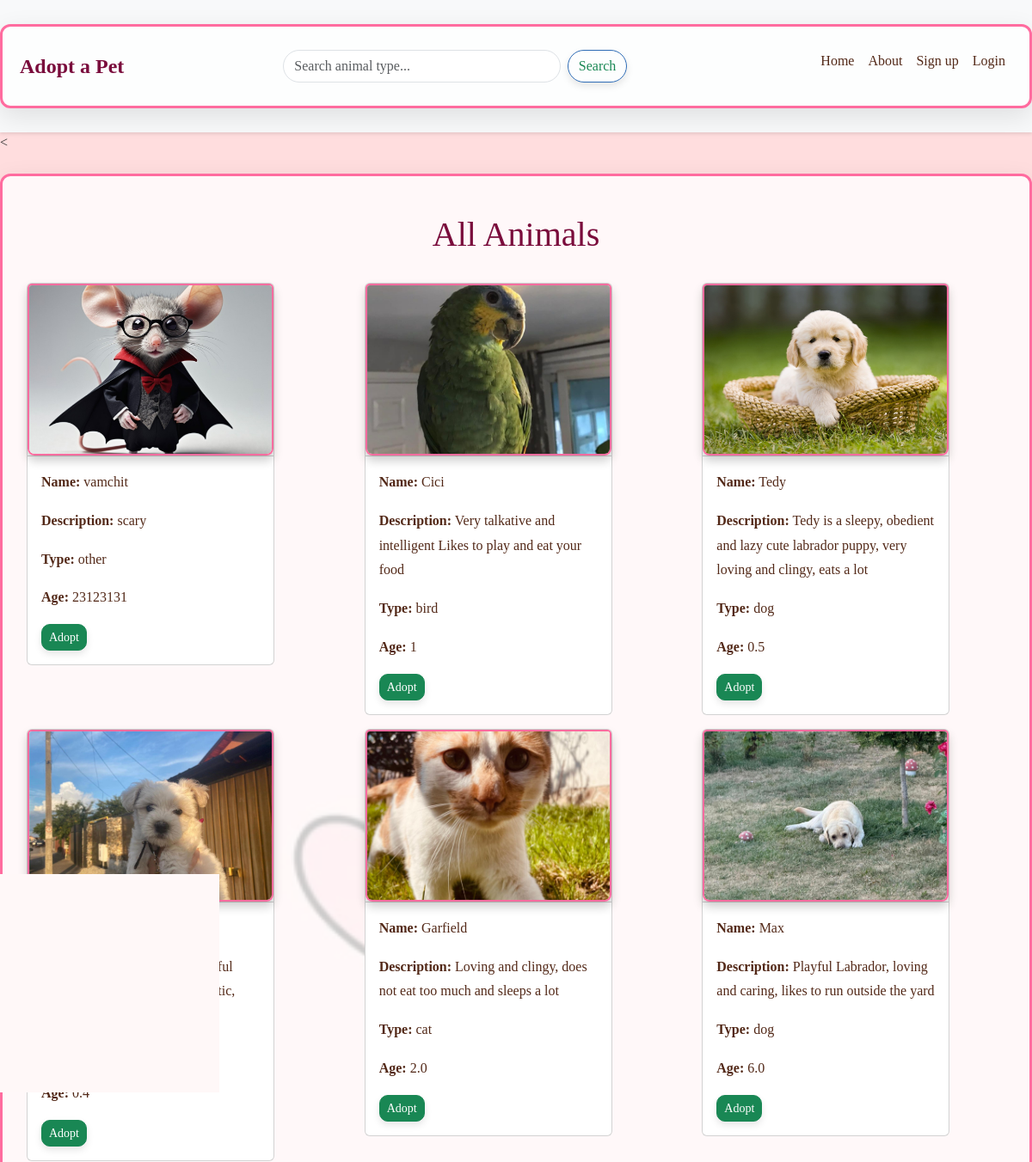
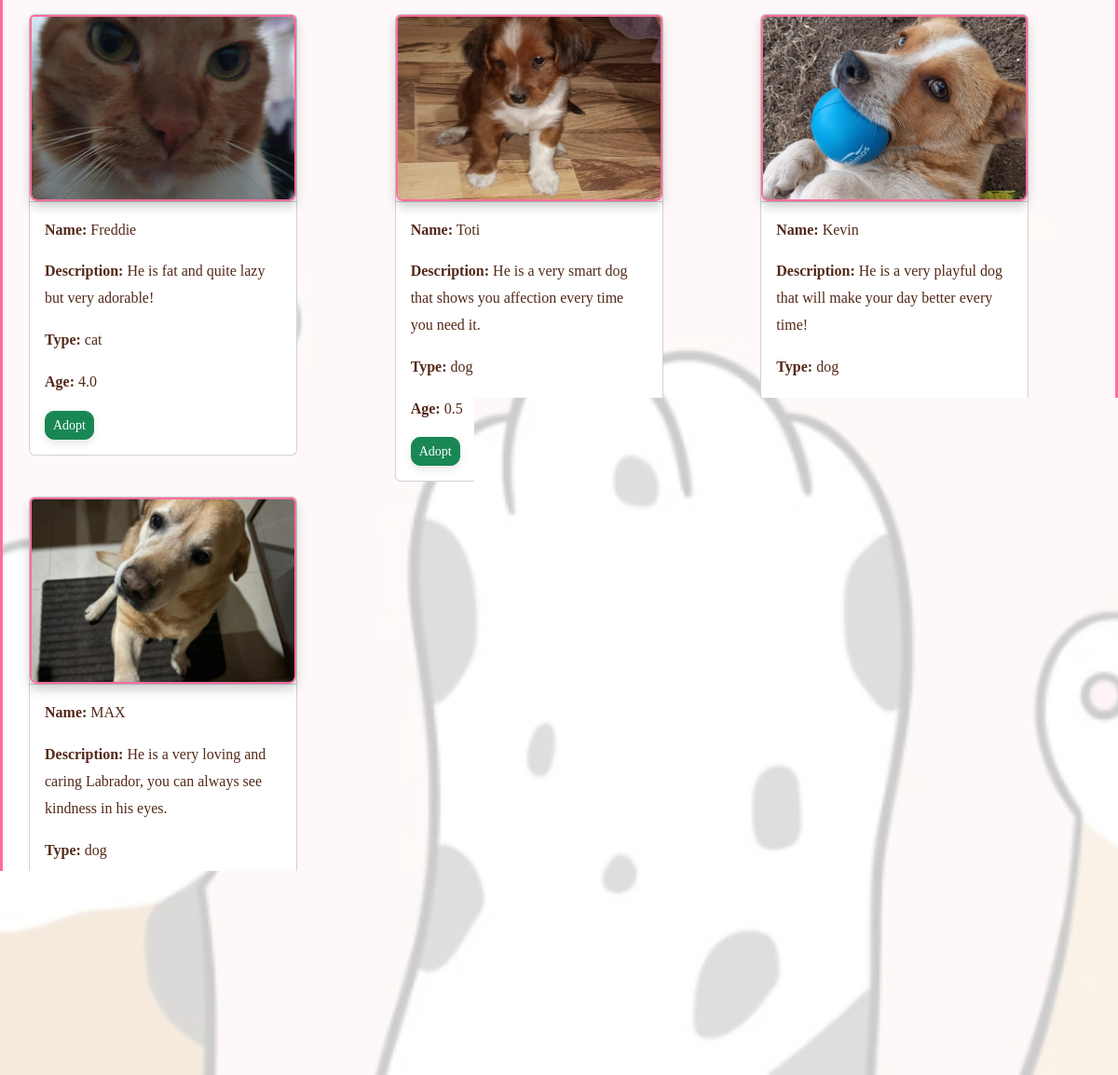
Page /animals on the committed database (2 pictures, top to bottom).
### app/models.py (models this page shows, shortened)
class Animal(db.Model):
    id = db.Column(db.Integer, primary_key=True)
    name = db.Column(db.String(100), nullable=False)
    age = db.Column(db.String(20), nullable=False)  # Age stored as string (e.g., "2 years")
    animal_type = db.Column(db.String(50), nullable=False)  # e.g., "dog", "cat"
    description = db.Column(db.Text, nullable=True)
    image = db.Column(db.String(255), nullable=False)  # Path to the image file

### app/backend/routes.py (the view)
@main.route('/animals', methods=['GET'])
def animals():
    animal_type = request.args.get('type')
    if animal_type:
        animals = Animal.query.filter_by(animal_type=animal_type).all()
    else:
        animals = Animal.query.all()
    for animal in animals:
        animal.image_path = f'{animal.image}'
    return render_template('animals.html', animals=animals, filter_type=animal_type)

### app/frontend/templates/animals.html (shortened to what this page needs)
{% extends "home.html" %}
{% block content %}
<h1 class="text-center my-4">All Animals</h1>
<div class="row">
    {% for animal in animals %}
    <div class="col-12 col-md-6 col-lg-4">
        <div class="card m-2" style="width: 18rem;">
            <div class="card-header p-0">
                <img src="{{ url_for('static', filename=animal.image_path) }}" class="card-img-top" alt="{{ animal.jpg }}" style="height: 200px; object-fit: cover;">
            </div>
            <div class="card-body">
                <p class="card-text"><strong>Name:</strong> {{ animal.name }}</p>
                <p class="card-text"><strong>Description:</strong> {{ animal.description }}</p>
                <p class="card-text"><strong>Type:</strong> {{ animal.animal_type }}</p>
                <p class="card-text"><strong>Age:</strong> {{ animal.age }}</p>
                <div class="d-flex justify-content-between mt-2">
                    {% if not current_user.is_admin %}
                    <a href="{{ url_for('main.adopt_animal', animal_id=animal.id) }}" class="btn btn-success btn-sm">Adopt</a>
                    {% endif %}
                </div>
            </div>
        </div>
    </div>
    {% endfor %}
</div>
{% endblock %}

### app/frontend/static/css/style.css (style rules this page uses)
body { font-family: 'Georgia', serif; background-color: #FDDCDDFF; margin: 0; padding: 0; background-image: url('/static/images/background.png'); background-size: cover; background-repeat: no-repeat; background-attachment: fixed; background-position: center; }
h1, h2 { color: #7A0C3C; font-family: 'Playfair Display', serif; }
img { border-radius: 8px; box-shadow: 0 6px 12px rgba(0, 0, 0, 0.2); border: 2px solid #ff6c9f; }
p { line-height: 1.8; color: #532918; }
.btn { transition: background-color 0.3s ease, transform 0.3s ease; }
.card-img-top { transition: transform 0.3s ease; }
.btn { border-radius: 10px; box-shadow: 0px 4px 8px rgba(0, 0, 0, 0.1); }
body { background-color: #cdc5c5; color: #333; }
.card { transition: transform 0.3s ease; }
h1 { text-align: center; margin-bottom: 30px; }
img { max-width: 100%; height: auto; display: block; margin: 0 auto; }

### rows in the picture
Animal: shows a picture, name "vamchit", description "scary", animal_type "other", age "23123131"
Animal: shows a picture, name "Cici", description "Very talkative and intelligent Likes to play and eat your food", animal_type "bird", age "1"
Animal: shows a picture, name "Tedy", description "Tedy is a sleepy, obedient and lazy cute labrador puppy, very loving and clingy, eats a lot", animal_type "dog", age "0.5"
Animal: shows a picture, description "Otis is a very playful little Bichon puppy, very energetic, cheerful and loving", age "0.4"
Animal: shows a picture, name "Garfield", description "Loving and clingy, does not eat too much and sleeps a lot", animal_type "cat", age "2.0"
Animal: shows a picture, name "Max", description "Playful Labrador, loving and caring, likes to run outside the yard", animal_type "dog", age "6.0"
Animal: shows a picture, name "Freddie", description "He is fat and quite lazy but very adorable!", animal_type "cat", age "4.0"
Animal: shows a picture, name "Toti", description "He is a very smart dog that shows you affection every time you need it.", animal_type "dog", age "0.5"
Animal: shows a picture, name "Kevin", description "He is a very playful dog that will make your day better every time!", animal_type "dog"
Animal: shows a picture, name "MAX", description "He is a very loving and caring Labrador, you can always see kindness in his eyes.", animal_type "dog"
